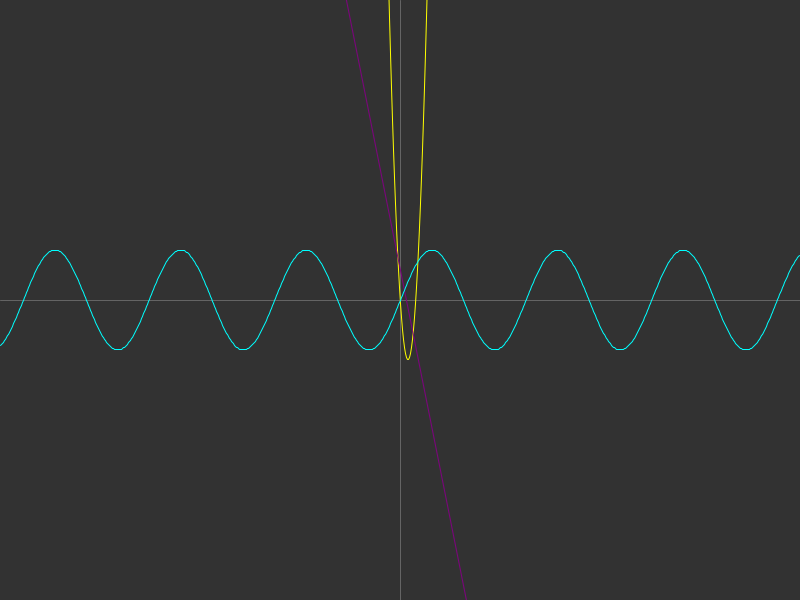
Frame 1 (no input)
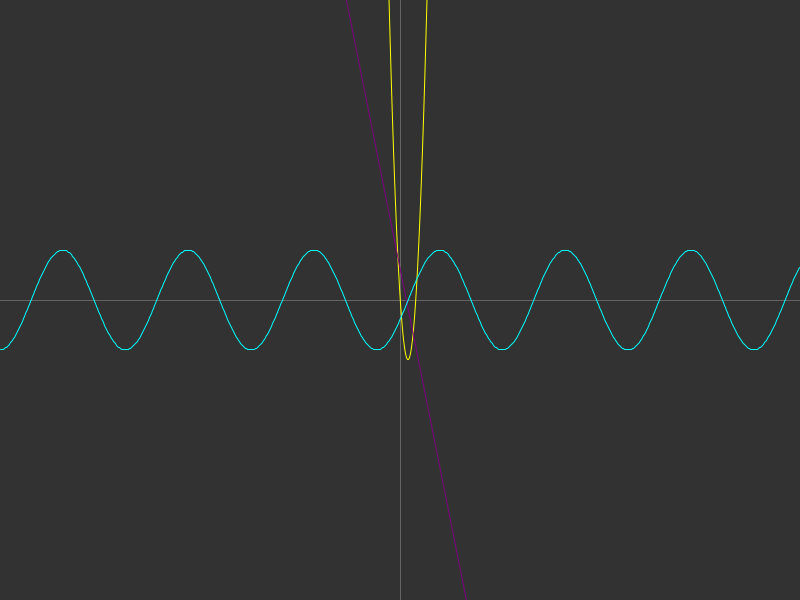
Frame 60 (the mouse pressed at the canvas centre just before this capture)
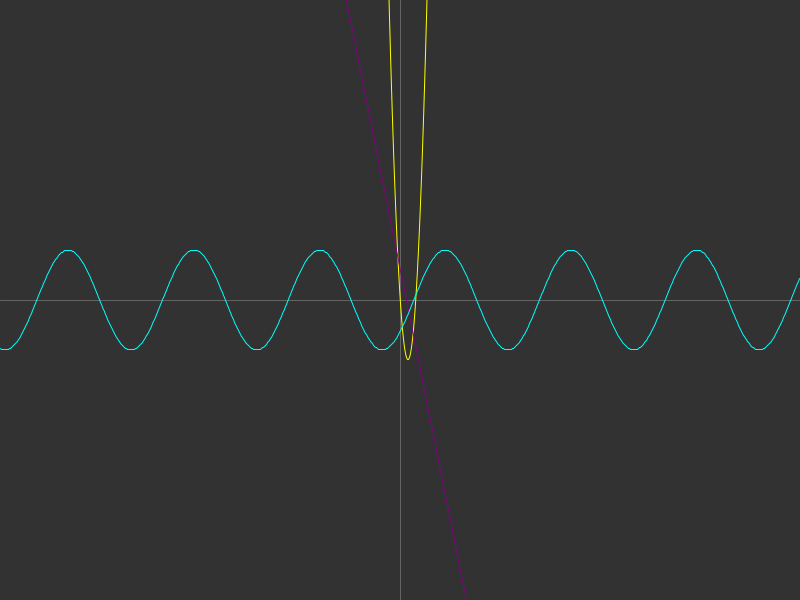
Frame 120 (the mouse held since frame 60 and released just before this capture)

The Processing sketch that drew these frames (run headless with seeded random() and noise(); from frame 60 on, the mouse is pressed at the canvas centre):

// Processing sketch: Module_1_quiz
// ── Module_1_quiz.pde
// Global Variables for Bonus
float amplitude = 50.0;
float frequency = 0.05;
float offset = 0; // Used to make the sine wave move

void setup() {
  size(800, 600);
}

void draw() {
  background(50);
  
  // Move origin to center of screen for easier graphing
  translate(width/2, height/2);
  
  // Draw Coordinate Axes (Optional but helpful)
  stroke(100);
  line(-width/2, 0, width/2, 0); // X-axis
  line(0, -height/2, 0, height/2); // Y-axis

  // 1. Graph Parabola (Yellow)
  stroke(255, 255, 0); 
  noFill();
  beginShape();
  for (float x = -width/2; x < width/2; x++) {
    float y = pow(x, 2) - (15 * x) - 3;
    vertex(x, -y); // Negative y because Processing y-axis is inverted
  }
  endShape();

  // 2. Graph Linear (Purple)
  stroke(128, 0, 128);
  beginShape();
  for (float x = -width/2; x < width/2; x++) {
    float y = (-5 * x) + 30;
    vertex(x, -y);
  }
  endShape();

  // 3. Sine Wave (Cyan/Custom Color)
  stroke(0, 255, 255);
  beginShape();
  for (float x = -width/2; x < width/2; x++) {
    // Adding 'offset' makes the wave move
    float y = sin((x * frequency) + offset) * amplitude;
    vertex(x, -y);
  }
  endShape();


  offset += 0.1;
}


void keyPressed() {
  if (key == 'w') amplitude += 5;  // Increase height
  if (key == 's') amplitude -= 5;  // Decrease height
  if (key == 'd') frequency += 0.01; // Squish wave
  if (key == 'a') frequency -= 0.01; // Stretch wave
}
